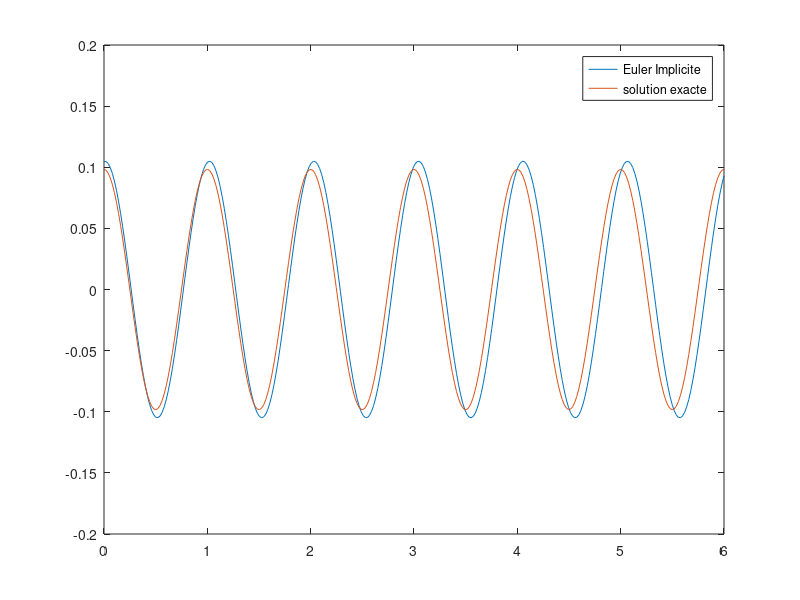

Recreate this plot in MATLAB.
%Euler Implicite
clear all; 
close all; 
clc; 

omega=2*pi;
T0=6;
deltaT=0.02;

J = linspace(0,T0,T0/deltaT);
Y4=[];
e=0.0000001; % erreur
q=pi/30;
qd=0;
qd2=-omega^2*sin(q);

for j=1:(T0/(deltaT))  
Y4(j)=q;
qE=q+deltaT*qd;
qdE=qd+deltaT*qd2;
qd2E=qd2;
deltaq=0;
deltaqd=0;
deltaqd2=0;
    while abs(qd2E+omega^2*sin(qE)) > e
        deltaqd2=-(qd2E+omega^2*sin(qE))*(1+omega^2*deltaT^2*cos(qE))^(-1);
        deltaqd=deltaT*deltaqd2;
        deltaq=deltaT*deltaqd;
        qE=qE+deltaq;
        qdE=qdE+deltaqd;
        qd2E=qd2E+deltaqd2;
    end
q=qE;
qd=qdE;
qd2=qd2E;
end
figure(6)
plot(J,Y4); hold on
Y0=q*cos(omega*J);
plot(J,Y0);
legend('Euler Implicite','solution exacte');